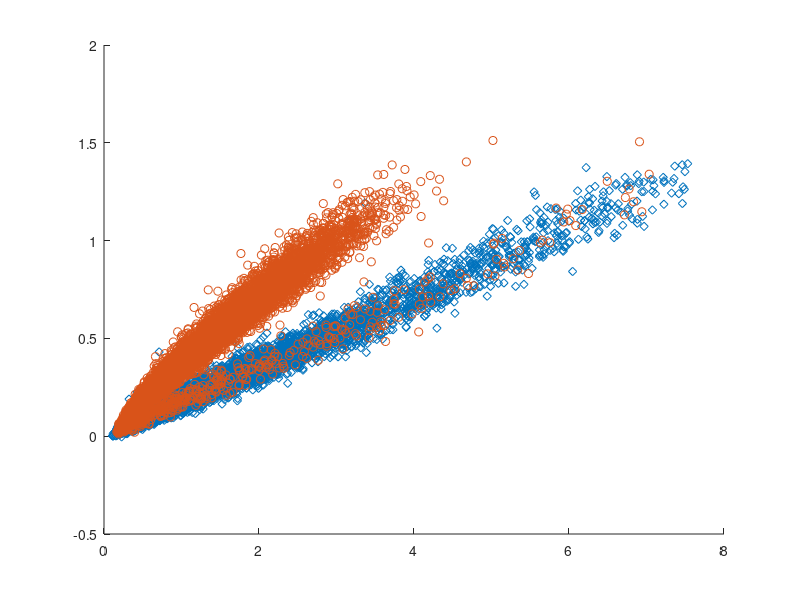

MATLAB code for this plot: (Note: this script raises an error after producing the figure.)
load('nuclear.mat')

% rng(0);
% w=[0.5;0.5]; b=0;
% J=zeros(20*size(x,2),1);
% p=randperm(size(x,2));
% for j=1:200
%     u=zeros(size(w,1)+1,1);
%     for i=1:size(x,2)
%         u=u+subgradient_hinge(w,b,x,y,p(i));
%         b=b-u(1)*100/j;
%         w=w-u(2:end)*100/j;
%         J((j-1)*size(x,2)+i)=objectiveJ(w,b,x,y);
%     end
% 
% end

scatter(x(1,y==-1),x(2,y==-1),'d')
hold on
scatter(x(1,y==1),x(2,y==1))

x1=0:0.02:8;
x2=(-b-w(1)*x1)/w(2);
plot(x1,x2,'g')

set(gcf,'Units','inches');
screenposition = get(gcf,'Position');
set(gcf,...
    'PaperPosition',[0 0 screenposition(3:4)],...
    'PaperSize',[screenposition(3:4)]);
print -dpdf -painters hw3p4c1
hold off
semilogy(J)
xlabel('iteration')
ylabel('objective function')
print -dpdf -painters hw3p4c2

function[J]=objectiveJ(w,b,x,y)
hinge_loss=@(y,t) max(0,1-y.*t);
J=sum(hinge_loss(y,w'*x+b))/size(y,2);
J=J+0.001*(w'*w)/2;
end

function[ui]= subgradient_hinge(w,b,x,y,i)
ui=zeros(size(w,1)+1,1);
ui(1)=(sign(w'*x(:,i)+b-y(i))-y(i))/(2*size(y,2));
ui(2:end)=x(:,i)*ui(1)+0.001*w/size(y,2);
end